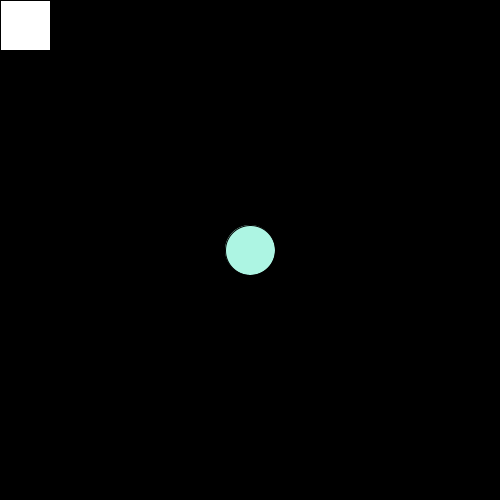
Frame 1 (no input)
Frame 60 (the mouse pressed at the canvas centre just before this capture): identical to frame 1, image omitted
Frame 120 (the mouse held since frame 60 and released just before this capture): identical to frame 1, image omitted

The Processing sketch that drew this single still picture (run headless with seeded random() and noise(); from frame 60 on, the mouse is pressed at the canvas centre):

// Processing sketch: Moduleopgave_3_deel_2
// ── Moduleopgave_3_deel_2.pde
// Cris Cadinu
// Module opgave 3
// 10-02-2019



final int ZWART = #000000;
final int WIT = #FFFFFF;
final int GROEN = #ADF5E3;
int KLEUR_ROBOT;
int KLEUR_LADING;

int xPos_robot;
int yPos_robot;

int breedte_robot;
int hoogte_robot;

int xPos_lading;
int yPos_lading;

int diameter_cirkel;
int straal;

int middelpunt_lading;

boolean oppakkenLading = false;

void setup() {
  background(ZWART);
  size(500, 500);
  KLEUR_ROBOT = WIT;
  KLEUR_LADING = GROEN;
  xPos_robot = 0;
  yPos_robot = 0;
  breedte_robot = 50;
  hoogte_robot = 50;
  xPos_lading = 250;
  yPos_lading = 250;
  diameter_cirkel = 50;  
  straal = diameter_cirkel / 2;
}

void draw() {
  background(ZWART);
  robot();
  lading();
}

void robot() {
  fill(KLEUR_ROBOT);
  rect(xPos_robot, yPos_robot, breedte_robot,hoogte_robot);
}

void lading() {
  fill(KLEUR_LADING);
  circle(xPos_lading, yPos_lading, diameter_cirkel);
}

void keyPressed() {
    switch (key) {
      case CODED: 
        switch (keyCode) {
          case UP:
            yPos_robot = constrain(yPos_robot - 1, 0, height);
            break;
          
          case DOWN:
            yPos_robot = constrain(yPos_robot +1, 0, height - hoogte_robot);
            break;
            
          case LEFT:
            xPos_robot = constrain(xPos_robot - 1, 0, width);
            break;
          
          case RIGHT:
            xPos_robot = constrain(xPos_robot + 1, 0, width - breedte_robot);
            break;
        }
        break;
        
     case ENTER: 
       if ((xPos_robot == xPos_lading - straal) && (yPos_robot == yPos_lading - straal)) { 
           oppakkenLading =! oppakkenLading;
       }
       break;
     }
     
     if (oppakkenLading) {
       xPos_lading = xPos_robot + straal;
       yPos_lading = yPos_robot + straal;
    }
}
    
